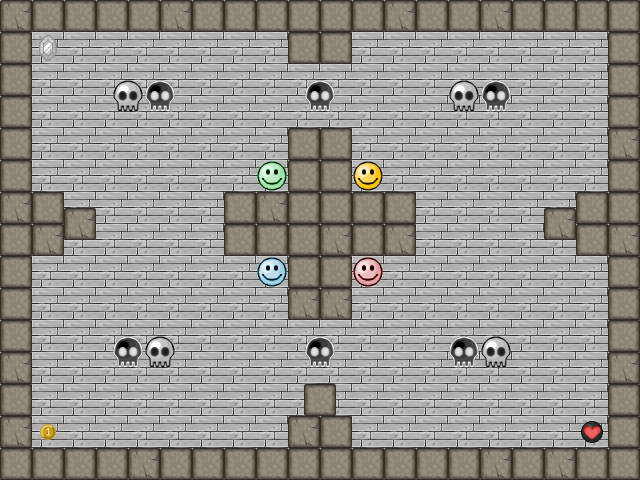

A level layout from a 2D game, rendered from its tile map. Below: a short description, then the map file with tile-grid data replaced by summaries:
An orthogonal 40x30 tile map with 16x16 px tiles, 2 tile layers (background, map), 2 tilesets.

<map version="1.0" orientation="orthogonal" renderorder="right-down" width="40" height="30" tilewidth="16" tileheight="16" nextobjectid="1">
 <properties>
  <property name="type" value="classic" />
 </properties>
 <tileset firstgid="1" name="Sprite" tilewidth="32" tileheight="32" tilecount="64" columns="8">
  <tileoffset x="0" y="16" />
  <image source="../../tileset/sprite.png" width="256" height="256" />
  <tile id="31">
   <objectgroup draworder="index" />
  </tile>
 </tileset>
 <tileset firstgid="65" name="Background" tilewidth="32" tileheight="32" tilecount="64" columns="8">
  <tileoffset x="0" y="16" />
  <image source="../../tileset/background.png" width="256" height="256" />
 </tileset>
 <layer name="background" width="40" height="30">
  <data>[1200 cells, 300 non-empty, 1 distinct tile ids]</data>
 </layer>
 <layer name="map" width="40" height="30">
  <data>[1200 cells, 114 non-empty, 11 distinct tile ids]</data>
 </layer>
</map>
